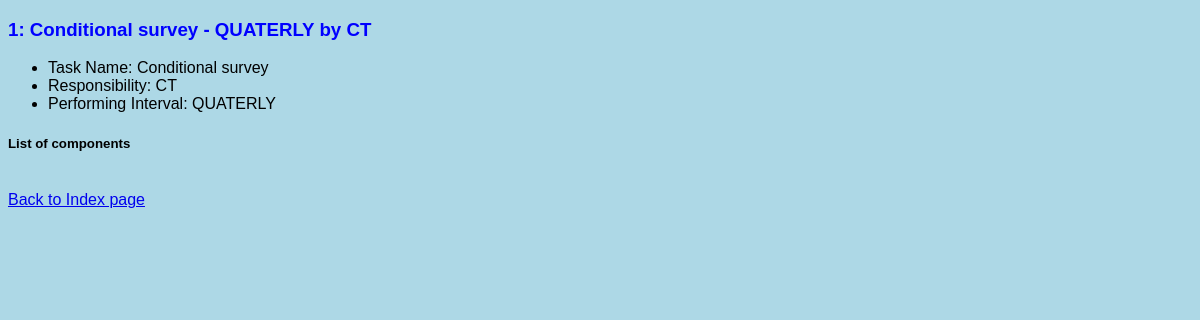
Page /tasks/task/1/ on the committed database.
### tasks/models.py (models this page shows)
class Task(models.Model):
    components = models.ManyToManyField(Component, blank=True, related_name="tasks")
    task_name = models.CharField(max_length = 128)
    task_interval = models.CharField(max_length=32, choices=INTERVALS, default="DAILY")
    task_responsibility = models.CharField(max_length=32, choices=RESPONSIBILITY, default="CT")
    def __str__(self) -> str:
        return f"{self.task_name.capitalize()} - {self.task_interval} by {self.task_responsibility}"

### tasks/views.py (the view)
# urls.py: path("task/<int:task_id>/", views.view_task, name="view_task")
def view_task(request, task_id):
    task = Task.objects.get(id=task_id)
    return render(request, 'tasks/task.html', {
        'task': task
    })

### tasks/templates/tasks/task.html (shortened to what this page needs)
{% extends 'tasks/layout.html' %}
{% block body %}
    <h3>{{ task.id }}: {{ task }}</h3>
    <ul>
        <li>Task Name: {{ task.task_name }}</li>
        <li>Responsibility: {{ task.task_responsibility }}</li>
        <li>Performing Interval: {{ task.task_interval }}</li>
    </ul>
    <h5>List of components</h5>
    <br><a href="{% url 'tasks:index' %}">Back to Index page</a>
{% endblock %}

### tasks/static/tasks/my_styles.css (style rules this page uses)
h3 { color: blue; font-family: 'Lucida Sans', 'Lucida Sans Regular', 'Lucida Grande', 'Lucida Sans Unicode', Geneva, Verdana, sans-serif; }
body { background-color: lightblue; font-family: Verdana, Geneva, Tahoma, sans-serif; }

### rows in the picture
Task: id "1", task_name+task_interval+task_responsibility "Conditional survey - QUATERLY by CT", task_name "Conditional survey", task_responsibility "CT", task_interval "QUATERLY"
